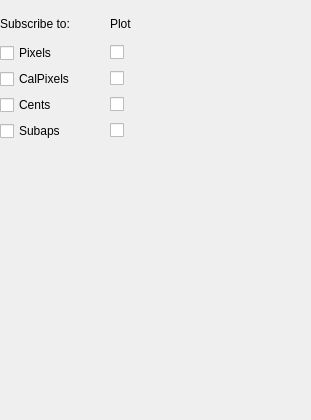
<?xml version="1.0" encoding="UTF-8"?>
<ui version="4.0">
 <class>subscribeWindow</class>
 <widget class="QWidget" name="subscribeWindow">
  <property name="geometry">
   <rect>
    <x>0</x>
    <y>0</y>
    <width>311</width>
    <height>420</height>
   </rect>
  </property>
  <property name="windowTitle">
   <string>Form</string>
  </property>
  <widget class="QWidget" name="gridLayoutWidget">
   <property name="geometry">
    <rect>
     <x>0</x>
     <y>10</y>
     <width>214</width>
     <height>131</height>
    </rect>
   </property>
   <layout class="QGridLayout" name="gridLayout">
    <item row="1" column="0">
     <widget class="QCheckBox" name="checkPixels">
      <property name="text">
       <string>Pixels</string>
      </property>
     </widget>
    </item>
    <item row="4" column="0">
     <widget class="QCheckBox" name="checkSubaps">
      <property name="text">
       <string>Subaps</string>
      </property>
     </widget>
    </item>
    <item row="3" column="0">
     <widget class="QCheckBox" name="checkCents">
      <property name="text">
       <string>Cents</string>
      </property>
     </widget>
    </item>
    <item row="1" column="1">
     <widget class="QCheckBox" name="checkPlotPixels">
      <property name="text">
       <string/>
      </property>
     </widget>
    </item>
    <item row="2" column="1">
     <widget class="QCheckBox" name="checkPlotCalPixels">
      <property name="text">
       <string/>
      </property>
     </widget>
    </item>
    <item row="2" column="0">
     <widget class="QCheckBox" name="checkCalPixels">
      <property name="text">
       <string>CalPixels</string>
      </property>
     </widget>
    </item>
    <item row="3" column="1">
     <widget class="QCheckBox" name="checkPlotCents">
      <property name="text">
       <string/>
      </property>
     </widget>
    </item>
    <item row="4" column="1">
     <widget class="QCheckBox" name="checkPlotSubaps">
      <property name="text">
       <string/>
      </property>
     </widget>
    </item>
    <item row="0" column="1">
     <widget class="QLabel" name="label">
      <property name="text">
       <string>Plot</string>
      </property>
     </widget>
    </item>
    <item row="0" column="0">
     <widget class="QLabel" name="label_2">
      <property name="text">
       <string>Subscribe to:</string>
      </property>
     </widget>
    </item>
   </layout>
  </widget>
 </widget>
 <resources/>
 <connections/>
</ui>
